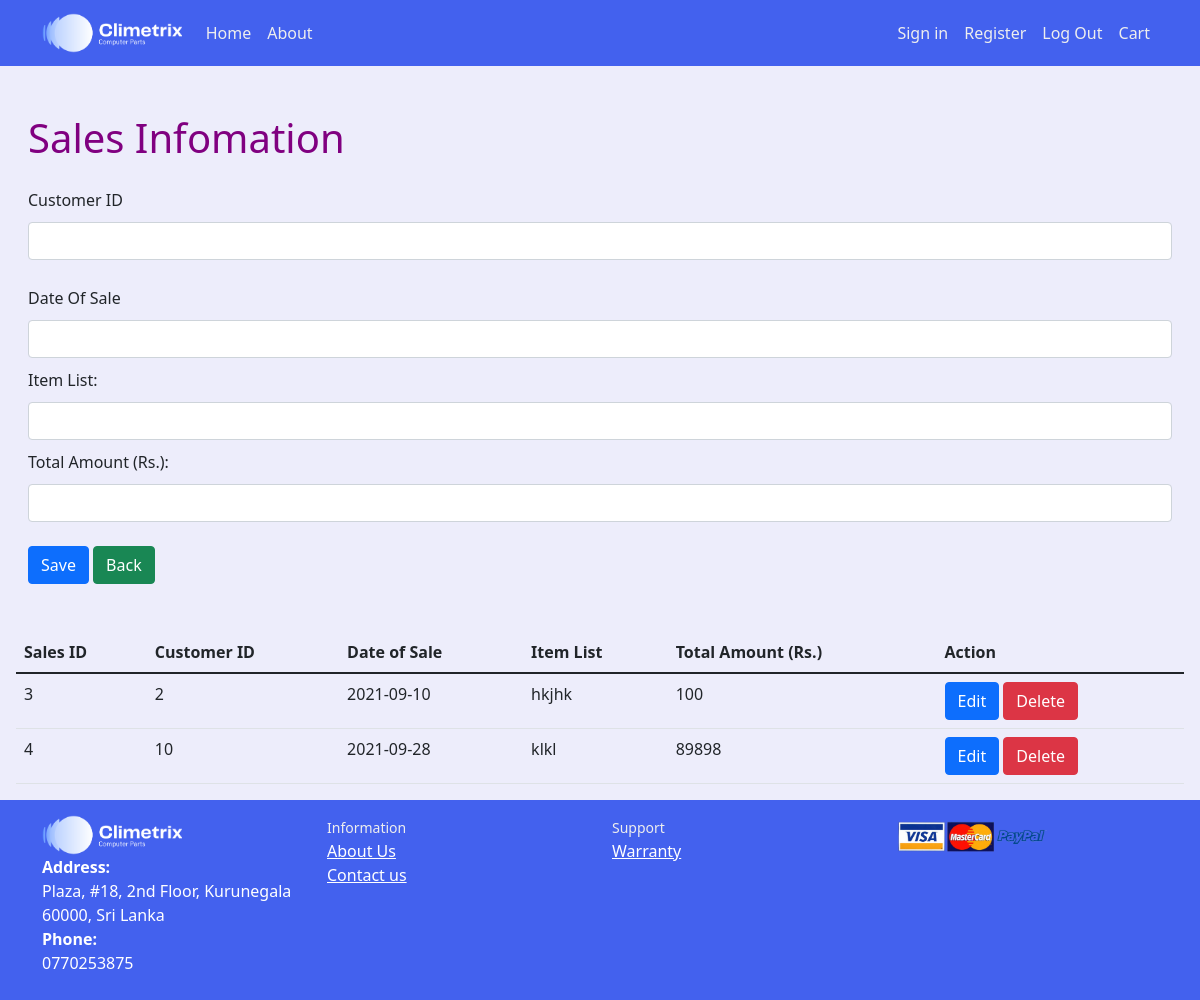
The app's page /index3.php with its own data.
### tables this page shows
CREATE TABLE IF NOT EXISTS `sales_daily` (
  `id` int(100) NOT NULL AUTO_INCREMENT,
  `date_of_sale` date NOT NULL,
  `amount` int(100) NOT NULL,
  `item_list` varchar(10000) NOT NULL,
  `customer_id` int(100) NOT NULL,
  PRIMARY KEY (`id`)
);

### process3.php (called while the page is built, shortened)
<?php
$update=false;
$customer_id='';
$date_of_sale='';
$item_list='';
$amount='';
?>

### index3.php (the view, shortened to what this page needs)
<!doctype html>
<html lang="en">
  <head>
    <link href="https://cdn.jsdelivr.net/npm/bootstrap@5.1.1/dist/css/bootstrap.min.css" rel="stylesheet">
    <link rel="stylesheet" href="styles.css">
  </head>
  <body>
  <?php include('navBar.php'); ?>
    <?php require_once 'process3.php'; ?>
        <div class="row justify-content-center my-5 mx-3">
      <form action="process3.php" method="POST">
          <h1>Sales Infomation</h1>
        <div class="form-group my-3">
        <label>Customer ID</label>
        <input type="text" name="customer id"
        value="<?php echo $customer_id; ?>" class="form-control">
        </div>
        <div class="form-group">
        <label>Date Of Sale</label>
        <input type="text" name="date_of_sale"
        value="<?php echo $date_of_sale; ?>" class="form-control">
        </div>
        <div class="form-group">
        <label>Item List:</label>
        <input type="text" name="item_list"
        value="<?php echo $item_list; ?>" class="form-control">
        </div>
        <div class="form-group">
        <label>Total Amount (Rs.):</label>
        <input type="text" name="amount"
        value="<?php echo $amount; ?>" class="form-control"><br>
        </div>
        <div class="form-group">
            <?php
            if($update==true):
            ?>
            <button type="submit" class="btn btn-info" name="update">Update</button>
            <?php else:  ?>
        <button type="submit" name="save" class="btn btn-primary">Save</button>
    <?php endif; ?>
    <button type="button" class="btn btn-success" onclick="document.location='admin_home.php'">Back</button>
    </div>
    </form>
    </div>
    <div class="row justify-content-center mx-3">
    <?php
     $mysqli=new mysqli('localhost','root','','team_10') or die(mysqli_error($mysqli));
     $result=$mysqli->query("SELECT * FROM sales_daily") or die($mysqli->error);
    ?>
        <table class="table">
            <thead>
                <tr>
                    <th>Sales ID</th>
                    <th>Customer ID</th>
                    <th>Date of Sale</th>
                    <th>Item List</th>
                    <th>Total Amount (Rs.) </th>
                    <th colspan="2">Action</th>
                </tr>
            </thead>
            <?php
            while($row=$result->fetch_assoc()):?>
            <tr>
                <td><?php echo $row['id']?></td>
                <td><?php echo $row['customer_id']?></td>
                <td><?php echo $row['date_of_sale']?></td>
                <td><?php echo $row['item_list']?></td>
                <td><?php echo $row['amount']?></td>
                <td>
                    <a href="index3.php?edit=<?php echo $row['id']?>"
                    class="btn btn-primary" >Edit</a>
                    <a href="process3.php?delete=<?php echo $row['id']?>"
                    class="btn btn-danger" >Delete</a>
                </td>
            </tr>
            <?php endwhile; ?>
        </table>
    </div>
    <?php include('footer.php'); ?>
  </body>
</html>

### styles.css (style rules this page uses)
* { padding: 0; margin: 0; box-sizing: border-box; }
body { background-color: rgba(230, 230, 250, 0.7 ); }
h1 { font-family:'Segoe UI', Tahoma, Geneva, Verdana, sans-serif; color: purple; }
label { margin-bottom: 10px; margin-top: 10px; }

### records on screen
sales_daily: id "3", customer "2", date_of_sale "2021-09-10", item_list "hkjhk", amount "100"
sales_daily: id "4", customer "10", date_of_sale "2021-09-28", item_list "klkl", amount "89898"
